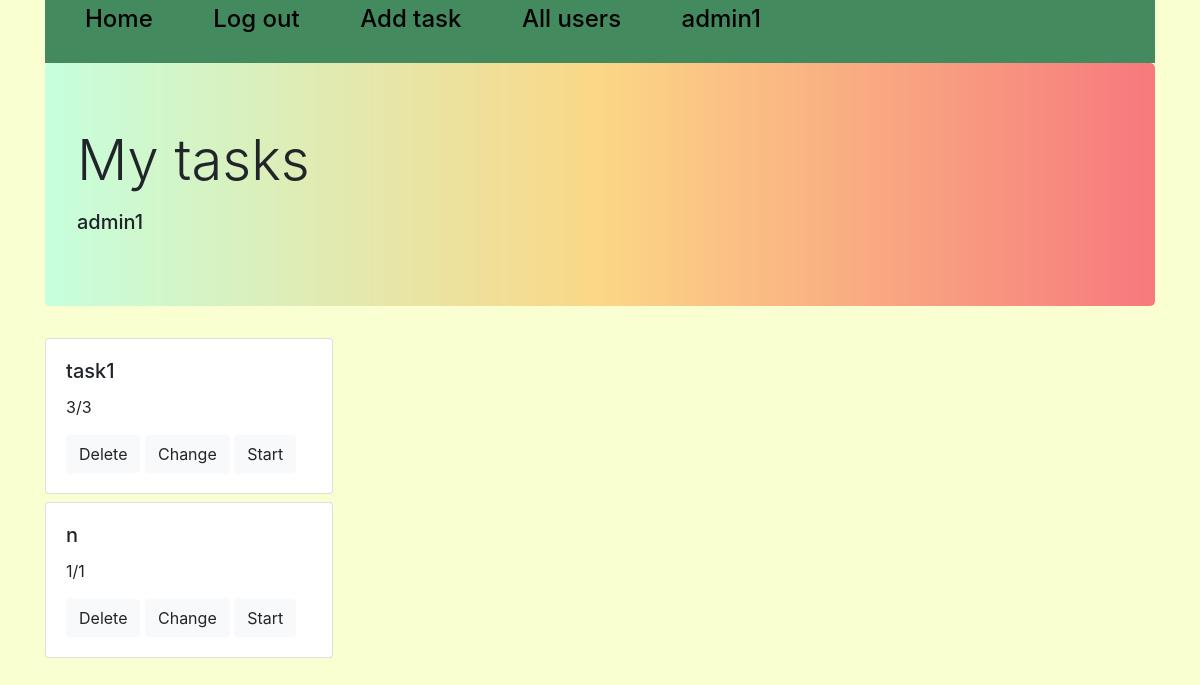
The app's page /all_tasks/1 (signed in), older data.
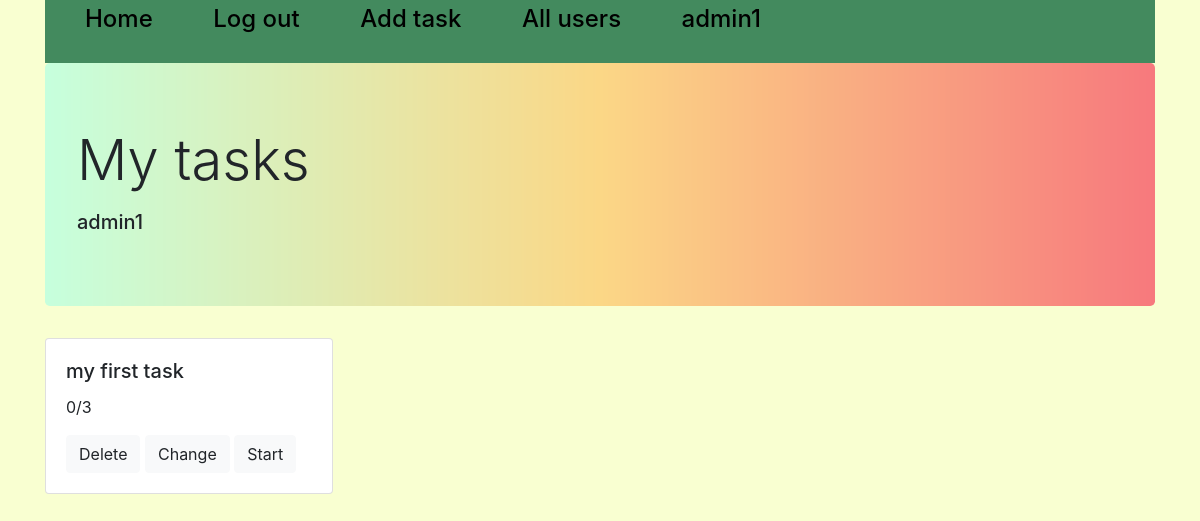
The same page, newer data.
### tables this page shows
CREATE TABLE users 
                            (id INTEGER PRIMARY KEY AUTOINCREMENT, 
                             user_name VARCHAR(50),
                             password_hash VARCHAR(128)
                             );

CREATE TABLE tasks
                                    (id INTEGER PRIMARY KEY AUTOINCREMENT,
                                     title VARCHAR(100),
                                     content VARCHAR(10000),
                                     choices VARCHAR(1000),
                                     correct_choice VARCHAR(100),
                                     user_id INTEGER 
                             );

### mainpage.py (the view)
@app.route('/all_tasks/<int:id>', methods=['GET', 'POST'])
def all_tasks(id):
    all, username = '', ''
    if 'username' not in session:
        return redirect('/login')
    if id != 0 and session['user_id'] in [1, 2]:
        all = tasks_model.get_all(id)
        username = users_base.get(id)[1]
    else:
        id = 0
    if id == 0:
        all = tasks_model.get_all(session['user_id'])
        username = ''
    titles = [x[1] for x in all]
    n = range(len(titles))
    ides_tasks = [x[0] for x in all]
    session['task_id'] = ides_tasks
    session['titles'] = titles
    contents = [i.split('\n') for i in [x[2] for x in all]]
    session['contents'] = contents
    choices = [i.split('\n') for i in [x[3] for x in all]]
    choices1 = []
    arr = []
    for i in choices:
        for j in i:
            arr.append(j.split())
        choices1.append(arr)
        arr = []
    session['choices'] = choices1
    correct_choices = [x[4].split('\n') for x in all]
    session['correct'] = correct_choices
    sc = scores.get_all()
    scores_id = [i[-1] for i in sc]
    scores1 = []
    for i in ides_tasks:
        if i in scores_id:
            n_correct = sc[scores_id.index(i)][-2]
            n_all = sc[scores_id.index(i)][-3]
        else:
            n_correct = 0
            n_all = len(session['contents'][ides_tasks.index(i)])
        scores1.append(str(n_correct) + '/' + str(n_all))
    session['scores'] = scores1
    return render_template('tasks.html', flag=True, n=n, name=username)

### DB.py (called while the page is built)
    def get(self, user_id):
        cursor = self.connection.cursor()
        cursor.execute("SELECT * FROM users WHERE id = ?", (str(user_id),))
        row = cursor.fetchone()
        return row

    def get_all(self, user_id=None):
        cursor = self.connection.cursor()
        if user_id:
            cursor.execute("SELECT * FROM tasks WHERE user_id = ?", (str(user_id),))
        else:
            cursor.execute("SELECT * FROM tasks")
        rows = cursor.fetchall()
        return rows

    def get_all(self, task_id=None):
        cursor = self.connection.cursor()
        if task_id:
            cursor.execute("SELECT * FROM scores WHERE task_id = ?", (str(task_id),))
        else:
            cursor.execute("SELECT * FROM scores")
        rows = cursor.fetchall()
        return rows

### templates/tasks.html (shortened to what this page needs)
{% extends "base.html" %}
{% block content %}
<div class="container">
    <div class="jumbotron" style="background-image: url(/static/gradientyellow.jpg); background-size: 100%;">
        <h1 class="display-4">My tasks</h1>
        <p class="lead">
        <h5>{{name}}</h5>
    </div>
    {% if flag %}
    {% for i in n%}
    <div class="card" name={{i}} value={{i}} style="width: 18rem;">
        <div class="card-body">
            <h5 class="card-title">{{session['titles'][i]}}</h5>
            <p class="card-text">{{session['scores'][i]}}</p>
            {% if session['user_id'] == 1 or session['user_id'] == 2 %}
            <a href="/delete/{{session['task_id'][i]}}" class="btn btn-light">Delete</a>
            <a href="/add_task/{{session['task_id'][i]}}" class="btn btn-light">Change</a>
            {% endif %}
            <a href="/task/{{i}}" class="btn btn-light">Start</a>
        </div>
    </div>
    {% endfor %}
    {% endif %}
</div>
{% endblock %}

### templates/base.html (shortened to what this page needs)
<!DOCTYPE html>
<html lang="en">
<head>
    <link rel="stylesheet" href="https://stackpath.bootstrapcdn.com/bootstrap/4.3.1/css/bootstrap.min.css"
>
</head>
<body>
<div class="top_line">
    <div class="container">
        <div class="col-md-12">
            <div class="row">
                <div class="top_nav" style="background-color: #438a5e;">
                    <ul>
                        {% if "username" in session %}
                        <li><a class="navbar-brand" href="/homepage"><h4>Home</h4></a></li>
                        <li><a class="navbar-brand" href="/login"><h4>Log out</h4></a></li>
                        {% if session['user_id'] == 1 or session['user_id'] == 2 %}
                        <li><a class="navbar-brand" href="/add_task/0"><h4>Add task</h4></a></li>
                        <li><a class="navbar-brand" href="/all_users"><h4>All users</h4></a></li>
                        {% endif %}
                        <li><a class="navbar-brand" href="/logout"><h4>{{session['username']}}</h4></a></li>
                        {% endif %}
                    </ul>
                </div>
            </div>
        </div>
    </div>
</div>
{% block content %}{% endblock %}
</body>
</html>

### templates/base.html (style rules this page uses)
body { background-color: #f9ffd1; }
.top_nav { width: 100%; }
.top_nav ul li { list-style-type: none; display: inline-block; vertical-align: center; padding-right: 40px; }
.top_nav a { color: black; }

Row changes from the older to the newer data that the page shows:
removed tasks: title "task1"
removed tasks: title "n"
now on this page (row edited): tasks: title "my first task"
Text that changed along with them:
new list line: "0/3 Delete Change Start"
list line gone: "3/3 Delete Change Start"
list line gone: "1/1 Delete Change Start"
